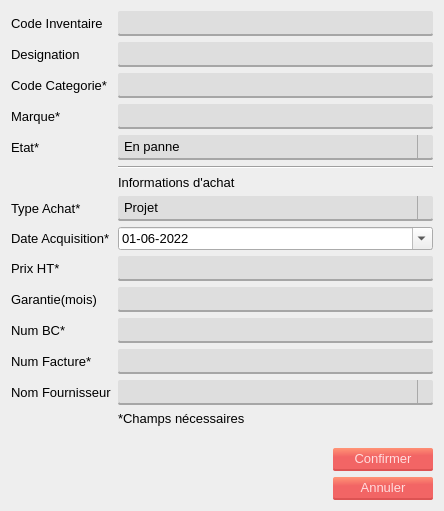
<?xml version="1.0" encoding="UTF-8"?>
<ui version="4.0">
 <class>Dialog</class>
 <widget class="QDialog" name="Dialog">
  <property name="windowModality">
   <enum>Qt::ApplicationModal</enum>
  </property>
  <property name="geometry">
   <rect>
    <x>0</x>
    <y>0</y>
    <width>444</width>
    <height>511</height>
   </rect>
  </property>
  <property name="windowTitle">
   <string>Modifier materiel bureautique</string>
  </property>
  <property name="windowIcon">
   <iconset>
    <normaloff>icon.png</normaloff>icon.png</iconset>
  </property>
  <property name="styleSheet">
   <string notr="true">*{
	font: 10pt;
}
#Dialog{
	
	background-color:#eee;
	font: 10pt;
}

.QPushButton{
	border-radius: 2;
	background-color: qlineargradient(spread:pad, x1:0.548, y1:1, x2:0.469455, y2:0, stop:0.627119 rgba(242, 101, 101, 255), stop:1 rgba(255, 146, 117, 255));
	border-bottom: 2px solid;
	border-bottom-color:rgb(221, 83, 83);
	padding: 3px 16px;
	color:rgb(255, 221, 221);	
	font: 10pt;
}
.QPushButton:pressed{
	background-color: rgb(220, 91, 91);
	border-bottom-color: rgb(194, 73, 73);
}

.QLineEdit, .QTextEdit{
	border-radius: 2;
	border-bottom: 2px solid rgb(166, 166, 166);
	font: 10pt;
	padding: 3px 6px;
	
	background-color:rgb(222, 222, 222);
}

.QComboBox{
	border-radius: 2;
	background-color:rgb(222, 222, 222);
	border: none;
	padding: 3px 6px;
	border-bottom: 2px solid rgb(166, 166, 166);
}
.QComboBox::drop-down{
	 subcontrol-origin: padding;
    subcontrol-position: top right;
	
	border-left-width: 1px;
    border-left-color: darkgray;
    border-left-style: solid;
}
QComboBox:!editable:on, QComboBox::drop-down:editable:on {
    background: qlineargradient(x1: 0, y1: 0, x2: 0, y2: 1,
                                stop: 0 #D3D3D3, stop: 0.4 #D8D8D8,
                                stop: 0.5 #DDDDDD, stop: 1.0 #E1E1E1);
}</string>
  </property>
  <property name="modal">
   <bool>true</bool>
  </property>
  <layout class="QGridLayout" name="gridLayout">
   <item row="0" column="1" colspan="2">
    <layout class="QFormLayout" name="formLayout">
     <item row="0" column="0">
      <widget class="QLabel" name="codeInvLabel">
       <property name="text">
        <string>Code Inventaire</string>
       </property>
      </widget>
     </item>
     <item row="0" column="1">
      <widget class="QLineEdit" name="codeinv">
       <property name="enabled">
        <bool>false</bool>
       </property>
      </widget>
     </item>
     <item row="1" column="0">
      <widget class="QLabel" name="numSerieLabel_2">
       <property name="text">
        <string>Designation</string>
       </property>
      </widget>
     </item>
     <item row="1" column="1">
      <widget class="QLineEdit" name="desig">
       <property name="enabled">
        <bool>true</bool>
       </property>
      </widget>
     </item>
     <item row="2" column="0">
      <widget class="QLabel" name="codeCategorieLabel">
       <property name="text">
        <string>Code Categorie*</string>
       </property>
      </widget>
     </item>
     <item row="2" column="1">
      <widget class="QLineEdit" name="codecat"/>
     </item>
     <item row="3" column="0">
      <widget class="QLabel" name="marqueLabel">
       <property name="text">
        <string>Marque*</string>
       </property>
      </widget>
     </item>
     <item row="3" column="1">
      <widget class="QLineEdit" name="mrq"/>
     </item>
     <item row="4" column="0">
      <widget class="QLabel" name="etatLabel">
       <property name="text">
        <string>Etat*</string>
       </property>
      </widget>
     </item>
     <item row="4" column="1">
      <widget class="QComboBox" name="et">
       <item>
        <property name="text">
         <string>En panne</string>
        </property>
       </item>
       <item>
        <property name="text">
         <string>Stock</string>
        </property>
       </item>
       <item>
        <property name="text">
         <string>Archive</string>
        </property>
       </item>
      </widget>
     </item>
     <item row="5" column="1">
      <widget class="Line" name="line">
       <property name="orientation">
        <enum>Qt::Horizontal</enum>
       </property>
      </widget>
     </item>
     <item row="6" column="1">
      <widget class="QLabel" name="label">
       <property name="text">
        <string>Informations d'achat</string>
       </property>
      </widget>
     </item>
     <item row="7" column="0">
      <widget class="QLabel" name="typeAchatLabel">
       <property name="text">
        <string>Type Achat*</string>
       </property>
      </widget>
     </item>
     <item row="7" column="1">
      <widget class="QComboBox" name="tachat">
       <item>
        <property name="text">
         <string>Projet</string>
        </property>
       </item>
       <item>
        <property name="text">
         <string>Siege</string>
        </property>
       </item>
      </widget>
     </item>
     <item row="8" column="0">
      <widget class="QLabel" name="dateAcquisitionLabel">
       <property name="text">
        <string>Date Acquisition*</string>
       </property>
      </widget>
     </item>
     <item row="8" column="1">
      <widget class="QDateEdit" name="dtacq">
       <property name="frame">
        <bool>true</bool>
       </property>
       <property name="displayFormat">
        <string>dd-MM-yyyy</string>
       </property>
       <property name="calendarPopup">
        <bool>true</bool>
       </property>
       <property name="date">
        <date>
         <year>2022</year>
         <month>6</month>
         <day>1</day>
        </date>
       </property>
      </widget>
     </item>
     <item row="9" column="0">
      <widget class="QLabel" name="prixHTLabel">
       <property name="text">
        <string>Prix HT*</string>
       </property>
      </widget>
     </item>
     <item row="9" column="1">
      <widget class="QLineEdit" name="prixHTLineEdit"/>
     </item>
     <item row="10" column="0">
      <widget class="QLabel" name="garantieLabel">
       <property name="text">
        <string>Garantie(mois)</string>
       </property>
      </widget>
     </item>
     <item row="10" column="1">
      <widget class="QLineEdit" name="garantieLineEdit"/>
     </item>
     <item row="11" column="0">
      <widget class="QLabel" name="numBCLabel">
       <property name="text">
        <string>Num BC*</string>
       </property>
      </widget>
     </item>
     <item row="11" column="1">
      <widget class="QLineEdit" name="numBCLineEdit"/>
     </item>
     <item row="12" column="0">
      <widget class="QLabel" name="numFactureLabel">
       <property name="text">
        <string>Num Facture*</string>
       </property>
      </widget>
     </item>
     <item row="12" column="1">
      <widget class="QLineEdit" name="numFactureLineEdit"/>
     </item>
     <item row="13" column="0">
      <widget class="QLabel" name="nomFournisseurLabel">
       <property name="text">
        <string>Nom Fournisseur</string>
       </property>
      </widget>
     </item>
     <item row="13" column="1">
      <widget class="QComboBox" name="nomFournisseurComboBox"/>
     </item>
     <item row="14" column="1">
      <widget class="QLabel" name="label_2">
       <property name="text">
        <string>*Champs nécessaires</string>
       </property>
      </widget>
     </item>
    </layout>
   </item>
   <item row="2" column="2">
    <widget class="QPushButton" name="confirmer_button">
     <property name="maximumSize">
      <size>
       <width>100</width>
       <height>16777215</height>
      </size>
     </property>
     <property name="text">
      <string>Confirmer</string>
     </property>
    </widget>
   </item>
   <item row="3" column="2">
    <widget class="QPushButton" name="pushButton_2">
     <property name="maximumSize">
      <size>
       <width>100</width>
       <height>16777215</height>
      </size>
     </property>
     <property name="text">
      <string>Annuler</string>
     </property>
    </widget>
   </item>
   <item row="1" column="2">
    <spacer name="verticalSpacer">
     <property name="orientation">
      <enum>Qt::Vertical</enum>
     </property>
     <property name="sizeHint" stdset="0">
      <size>
       <width>20</width>
       <height>40</height>
      </size>
     </property>
    </spacer>
   </item>
  </layout>
 </widget>
 <resources/>
 <connections>
  <connection>
   <sender>pushButton_2</sender>
   <signal>clicked()</signal>
   <receiver>Dialog</receiver>
   <slot>close()</slot>
   <hints>
    <hint type="sourcelabel">
     <x>303</x>
     <y>227</y>
    </hint>
    <hint type="destinationlabel">
     <x>85</x>
     <y>219</y>
    </hint>
   </hints>
  </connection>
 </connections>
</ui>
